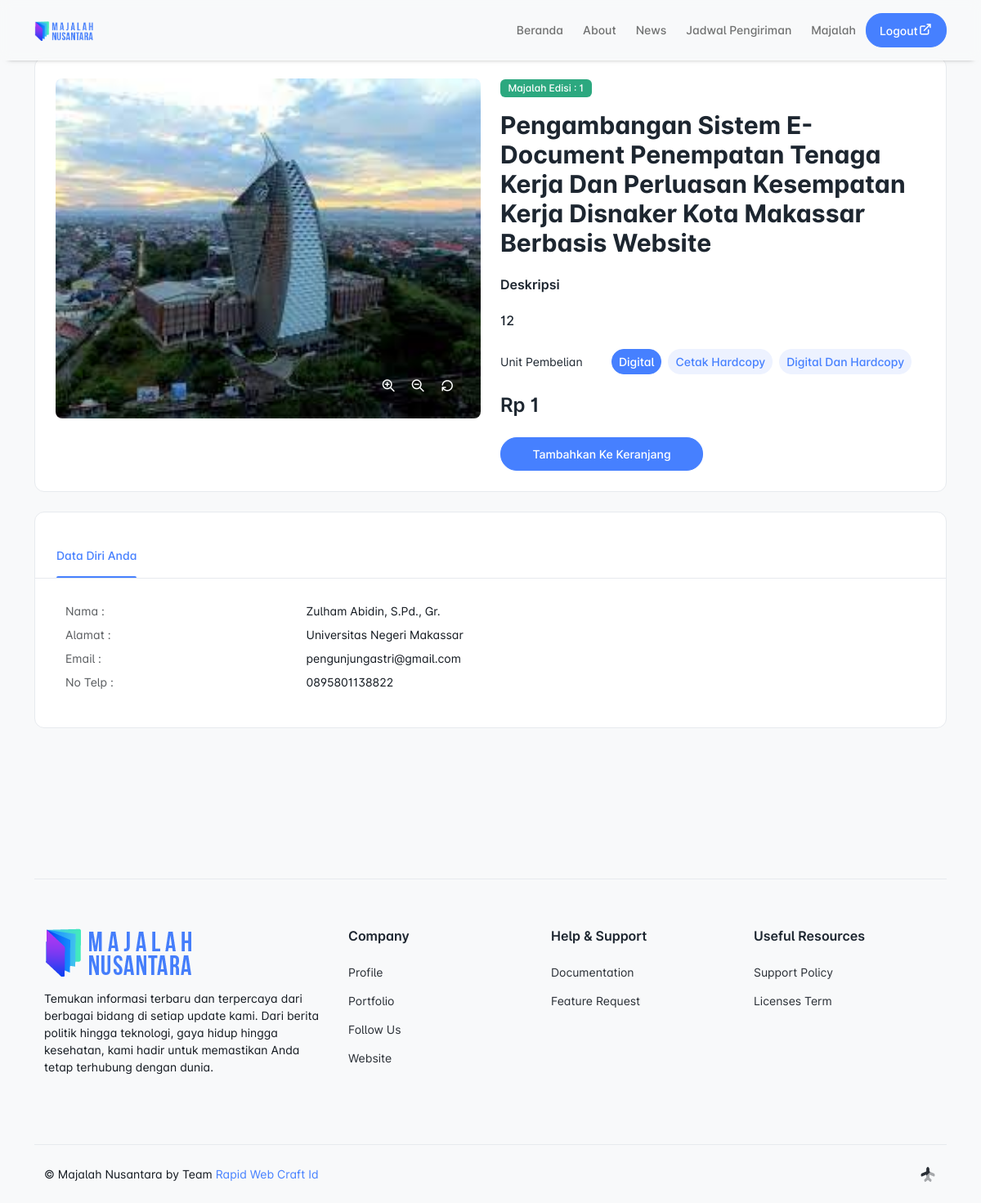
Page /majalah-beli.php?id=7 (signed in) on the committed database.
### tables this page shows
CREATE TABLE `majalah` (
  `id_majalah` int NOT NULL,
  `judul` varchar(200) DEFAULT NULL,
  `edisi` varchar(50) DEFAULT NULL,
  `desk` text,
  `isi` varchar(50) DEFAULT NULL,
  `cover` varchar(50) DEFAULT NULL,
  `harga_digital` int DEFAULT NULL,
  `harga_cetak` int DEFAULT NULL,
  `harga_keduanya` int DEFAULT NULL
);

### admin/function/helper.php (called while the page is built, shortened)
<?php
function get(string $name)
{
  if (isset($_GET[$name]) && $_GET[$name] != '') {
    return htmlspecialchars($_GET[$name]);
  } else {
    return false;
  }
}

### admin/function/query.php (called while the page is built, shortened)
<?php
function query_select($table, $role = [])
{
  global $conn;
  $sql = "SELECT * FROM $table";
  if (isset($role['where'])) {
    $sql .= " WHERE " . $role['where'];
  }
  $result = mysqli_query($conn, $sql);
  $rows = [];
  while ($row = mysqli_fetch_assoc($result)) {
    $rows[] = $row;
  }
  return $rows;
}

### majalah-beli.php (the view, shortened to what this page needs)
<?php
require 'comp/header.php';
$id = get('id');
$majalah = query_select('majalah', ['where' => "id_majalah = '$id'"])[0];
?>
<?php require 'comp/navbar.php'; ?>
<div class="container">
    <div class="card">
        <div class="card-body">
            <div class="row">
                <div class="col-md-6">
                    <div class="sticky-md-top product-sticky">
                        <div id="carouselExampleCaptions" class="carousel slide ecomm-prod-slider"
                            data-bs-ride="carousel">
                            <div class="carousel-inner bg-light rounded position-relative">
                                <div class="card-body position-absolute bottom-0 end-0">
                                    <ul class="list-inline ms-auto mb-0 prod-likes">
                                        <li class="list-inline-item m-0"><a href="#"
                                                class="avtar avtar-xs text-white text-hover-primary"><i
                                                    class="ti ti-zoom-in f-18"></i></a></li>
                                        <li class="list-inline-item m-0"><a href="#"
                                                class="avtar avtar-xs text-white text-hover-primary"><i
                                                    class="ti ti-zoom-out f-18"></i></a></li>
                                        <li class="list-inline-item m-0"><a href="#"
                                                class="avtar avtar-xs text-white text-hover-primary"><i
                                                    class="ti ti-rotate-clockwise f-18"></i></a></li>
                                    </ul>
                                </div>
                                <div class="carousel-item carousel-item-next carousel-item-start"><img
                                        src="admin/assets/img/<?= $majalah['cover'] ?>" width="100%" class=""
                                        alt="Product images"></div>
                            </div>
                        </div>
                    </div>
                </div>
                <div class="col-md-6"><span class="badge bg-success f-12">Majalah Edisi :  <?= $majalah['edisi'] ?></span>
                    <h2 class="my-3"><?= $majalah['judul'] ?></h2>
                    <h5 class="mt-4 mb-3">Deskripsi</h5>
                    <h5 class="mt-4 mb-3 f-w-500 text-justify"><?= $majalah['desk'] ?></h5>
                    <div class="mb-3 row align-items-center">
                        <label class="col-form-label col-lg-3 col-sm-12">
                            <span class="d-block">Unit Pembelian</span>
                        </label>
                        <div class="col-lg-9 col-md-12 col-sm-12">
                            <div class="row g-2">
                                <div class="col-auto">
                                    <label class="btn btn-sm btn-light-primary" for="btnrdolite1">Digital</label>
                                </div>
                                <div class="col-auto">
                                    <label class="btn btn-sm btn-light-primary" for="btnrdolite2">Cetak Hardcopy</label>
                                </div>
                                <div class="col-auto">
                                    <label class="btn btn-sm btn-light-primary" for="btnrdolite3">Digital Dan
                                        Hardcopy</label>
                                </div>
                            </div>
                        </div>
                    </div>
                    <h3 class="mb-4"><b id="priceDisplay"><?= rp($majalah['harga_digital']) ?></b></h3>
                    <div class="row">
                        <div class="col-6">
                            <div class="d-grid">
                                <button type="button" class="btn btn-primary" id="buyNowButton">Tambahkan Ke Keranjang</button>
                            </div>
                        </div>
                    </div>
                </div>
            </div>
        </div>
    </div>
    <div class="card">
        <div class="card-header pb-0">
            <ul class="nav nav-tabs profile-tabs mb-0" id="myTab" role="tablist">
                <li class="nav-item" role="presentation"><a class="nav-link active" id="ecomtab-tab-1"
                        data-bs-toggle="tab" href="#ecomtab-1" role="tab" aria-controls="ecomtab-1"
                        aria-selected="true">Data Diri Anda</a></li>
            </ul>
        </div>
        <div class="card-body">
            <div class="tab-content">
                <div class="tab-pane show active" id="ecomtab-1" role="tabpanel" aria-labelledby="ecomtab-tab-1">
                    <div class="table-responsive">
                        <table class="table table-borderless">
                            <tbody>
                                <tr>
                                    <td class="text-muted py-1">Nama :</td>
                                    <td class="py-1"><?= $_SESSION[KEY]['login']['nama'] ?></td>
                                </tr>
                                <tr>
                                    <td class="text-muted py-1">Alamat :</td>
                                    <td class="py-1"><?= $_SESSION[KEY]['login']['alamat'] ?></td>
                                </tr>
                                <tr>
                                    <td class="text-muted py-1">Email :</td>
                                    <td class="py-1"><?= $_SESSION[KEY]['login']['email'] ?></td>
                                </tr>
                                <tr>
                                    <td class="text-muted py-1">No Telp :</td>
                                    <td class="py-1"><?= $_SESSION[KEY]['login']['no_telp'] ?></td>
                                </tr>
                            </tbody>
                        </table>
                    </div>
                </div>
            </div>
        </div>
    </div>
    <?php require 'comp/footer.php'; ?>

### assets/css/landing.css (style rules this page uses)
body { font-feature-settings: "salt" }
h1, h2 { font-weight: 700 }
:root { --bs-body-bg: #f8f9fa; --bs-body-bg-rgb: 248, 249, 250; --pc-heading-color: #1d2630; --pc-active-background: #f3f5f7; --pc-sidebar-background: transparent; --pc-sidebar-color: #5b6b79; --pc-sidebar-color-rgb: 91, 107, 121; --pc-sidebar-active-color: #0d6efd; --pc-sidebar-shadow: none; --pc-sidebar-caption-color: #3e4853; --pc-sidebar-border: 1px dashed #bec8d0; --pc-sidebar-user-background: #f3f5f7; --pc-header-background: rgba(var(--bs-body-bg-rgb), 0.7); --pc-header-color: #5b6b79; --pc-header-shadow: none; --pc-card-box-shadow: none; --pc-header-submenu-background: #ffffff; --pc-header-submenu-color: #5b6b79 }
.landing-page { overflow-x: hidden; background: var(--bs-body-bg) }

### rows in the picture
majalah: cover (picture), edisi "1", judul "Pengambangan Sistem E-Document Penempatan Tenaga Kerja Dan Perluasan Kesempatan Kerja Disnaker Kota Makassar Berbasis Website", desk "12"

### other values in the picture
$_SESSION[KEY]['login']['nama'] "Zulham Abidin, S.Pd., Gr."
$_SESSION[KEY]['login']['alamat'] "Universitas Negeri Makassar"
$_SESSION[KEY]['login']['email'] "pengunjungastri@gmail.com"
$_SESSION[KEY]['login']['no_telp'] "0895801138822"
